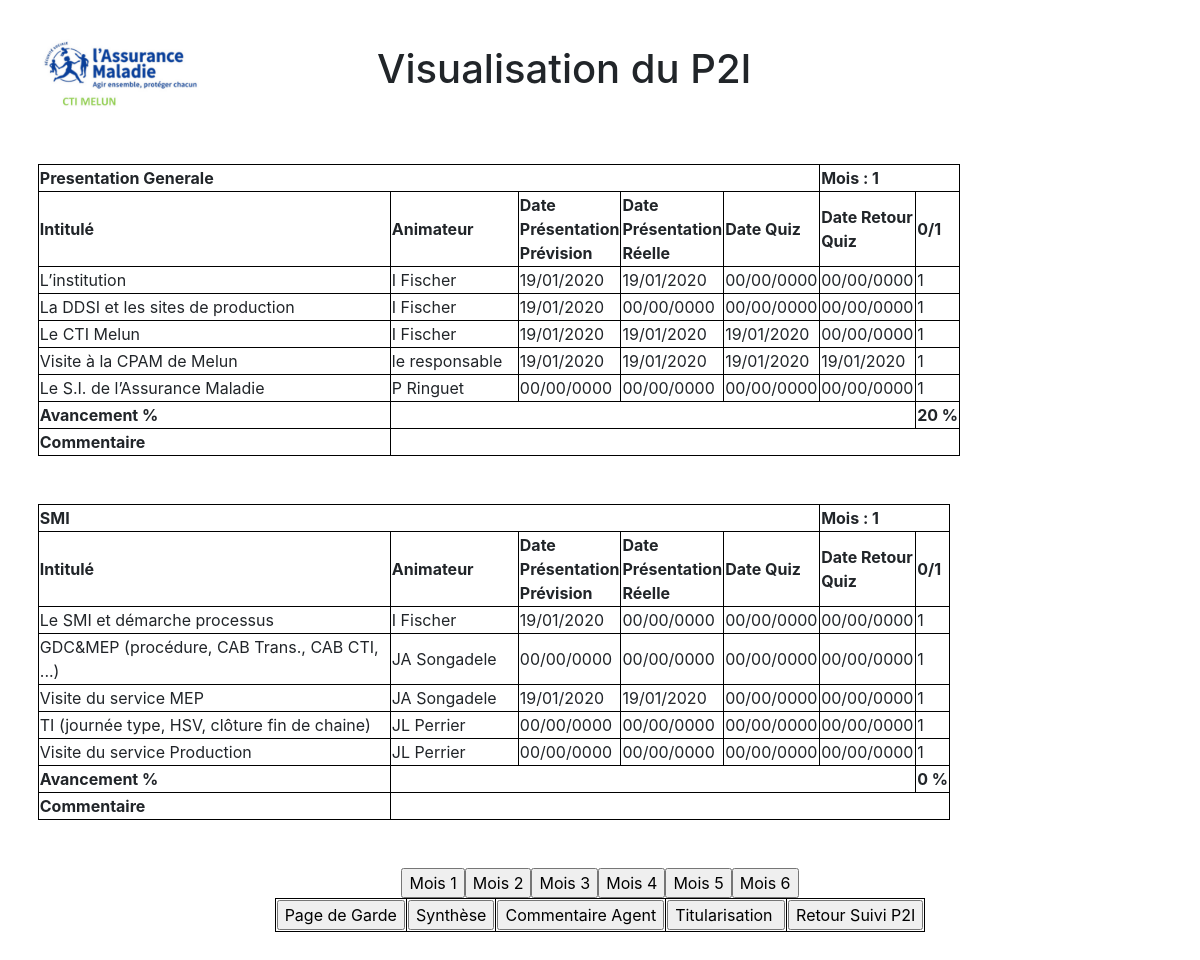
Screenshot of /visualisationP2I_Mois.php?numAgent=1111&mois=1 with the database file from the repository.
### tables this page shows
CREATE TABLE `P2I` (
  `id` int(11) NOT NULL,
  `numAgent` int(255) DEFAULT '0',
  `nom_canevas` varchar(255) DEFAULT NULL,
  `intitule` varchar(500) DEFAULT NULL,
  `animateur` varchar(255) DEFAULT NULL,
  `date_presentation_prevision` date DEFAULT NULL,
  `date_presentation_reelle` date DEFAULT NULL,
  `date_quiz` date DEFAULT NULL,
  `date_retour_quiz` date DEFAULT NULL,
  `commentaire` varchar(1000) DEFAULT NULL,
  `mois` int(10) DEFAULT NULL,
  `avancementCanevas` int(10) DEFAULT NULL,
  `tauxGlobal` int(10) DEFAULT NULL,
  `commentaireAgent` varchar(5000) DEFAULT NULL,
  `commentaireResponsable` varchar(5000) DEFAULT NULL,
  `commentaireAdjointDirecteur` varchar(5000) DEFAULT NULL,
  `commentaireDirecteur` varchar(5000) DEFAULT NULL
);

### fonction.php (called while the page is built, shortened)
<?php
require_once 'connexionBDD.php';
function DateConvertiseurAnglaisFrancais($date)
{
    $listeInfoDate = explode("-", $date);
    $dateFrancais = $listeInfoDate[2]."/".$listeInfoDate[1]."/".$listeInfoDate[0];
    return $dateFrancais;
}
function AfficheSuiviVoulu($numAgent)
{
    global $pdo;
    $query = 'SELECT * FROM suivi WHERE `numAgent`=:numAgent';
    $prep = $pdo->prepare($query);
    $prep->bindValue(':numAgent', $numAgent, PDO::PARAM_INT);
    $prep->execute();
    return $prep->fetchAll();
}
function AfficheLesNomsCanevas($numAgent)
{
    global $pdo;
    $query = 'SELECT DISTINCT nom_canevas FROM `P2I` WHERE numAgent = :numAgent';
    $prep = $pdo->prepare($query);
    $prep->bindValue(':numAgent', $numAgent, PDO::PARAM_INT);
    $prep->execute();
    return $prep->fetchAll();
}
function AfficheContenuCanevasVouluP2i($numAgent,$nomCanevas,$mois)
{
    global $pdo;
    $query = 'SELECT * FROM P2I WHERE `numAgent`=:numAgent AND nom_canevas=:nomCanevas AND mois=:mois';
    $prep = $pdo->prepare($query);
    $prep->bindValue(':numAgent', $numAgent, PDO::PARAM_INT);
    $prep->bindValue(':nomCanevas', $nomCanevas, PDO::PARAM_STR);
    $prep->bindValue(':mois', $mois, PDO::PARAM_INT);
    $prep->execute();
    return $prep->fetchAll();
}
function AfficheValeurPlusGrandMois($numAgent)
{
    global $pdo;
    $query = 'SELECT DISTINCT MAX(mois) AS moisMax FROM `P2I` WHERE numAgent = :numAgent';
    $prep = $pdo->prepare($query);
    $prep->bindValue(':numAgent', $numAgent, PDO::PARAM_INT);
    $prep->execute();
    return $prep->fetchAll();
}
?>

### visualisationP2I_Mois.php (the view, shortened to what this page needs)
<?php
require_once 'fonction.php';
$numAgent = $_REQUEST['numAgent'];
$mois = $_REQUEST['mois'];
$afficheNomCanevas = AfficheLesNomsCanevas($numAgent);
$suiviVoulu = AfficheSuiviVoulu($numAgent);
$nomsCanevasSelectionner= explode("|",$suiviVoulu[0]->noms_canevas);
$nbCanevas = count($nomsCanevasSelectionner);
$plusGrandMois = AfficheValeurPlusGrandMois($numAgent);
?>
<!DOCTYPE html>
<html>
  <head>
      <link rel="stylesheet" type="text/css" href="css/bootstrap-datepicker3.css">
      <link rel="stylesheet" href="bootstrap-4.4.1/css/bootstrap.css">
	  <link rel="stylesheet" href="css/style.css">
  </head>
<body>
  <table id="header">
        <tr>
            <td><img src="img/logo.png"></td>
            <td><h1>Visualisation du P2I</h1></td>
        </tr>
    </table>
    <?php for($i = 0; $i<$nbCanevas;$i++){
        $afficheCanevasP2i= AfficheContenuCanevasVouluP2i($numAgent,$afficheNomCanevas[$i]->nom_canevas,$mois);
    ?>
    <table class="contenuCanevas">
        <tr>
            <th colspan="5"><?php echo $afficheNomCanevas[$i]->nom_canevas; ?></th>
            <th colspan=2><?php echo "Mois : ".$mois; ?></th>
        </tr>
        <tr>
            <th class="Inti">Intitulé</th>
            <th class="Anim">Animateur</th>
            <th class="Date">Date Présentation Prévision</th>
            <th class="Date">Date Présentation Réelle</th>
            <th class="Date">Date Quiz</th>
            <th class="Date">Date Retour Quiz</th>
            <th>0/1</th>
        </tr>
        <?php
            $ListeBinaireCanevasComplet = [];
            $compteur = 0;
        ?>
        <?php foreach ($afficheCanevasP2i as $canevasP2I):?>
                <?php $nbItemCompleter = 0; ?>
                <tr>
                    <td><?php echo $canevasP2I->intitule; ?></td>
                    <td><?php if ($canevasP2I->animateur != "" ) { echo $canevasP2I->animateur; $nbItemCompleter++; }?></td>
                    <td><?php if ($canevasP2I->date_presentation_prevision != 0 ) { echo DateConvertiseurAnglaisFrancais($canevasP2I->date_presentation_prevision); $nbItemCompleter++; } ?></td>
                    <td><?php if ($canevasP2I->date_presentation_reelle != 0 ) { echo DateConvertiseurAnglaisFrancais($canevasP2I->date_presentation_reelle); $nbItemCompleter++; } ?></td>
                    <td><?php if ($canevasP2I->date_quiz != 0 ) { echo DateConvertiseurAnglaisFrancais($canevasP2I->date_quiz); $nbItemCompleter++; }?></td>
                    <td><?php if ($canevasP2I->date_retour_quiz != 0 ) { echo DateConvertiseurAnglaisFrancais($canevasP2I->date_retour_quiz); $nbItemCompleter++; } ?></td>
                    <?php if ($nbItemCompleter == 5){
                        $ListeBinaireCanevasComplet [] = 1;
                    }
                    else{
                        $ListeBinaireCanevasComplet [] = 0;
                    }
                    ?>
                    <td><?php echo $ListeBinaireCanevasComplet [$compteur]; $compteur++; ?></td>
                </tr>
        <?php endforeach;?>
                <tr>
                    <th>Avancement %</th>
                    <th colspan="5"></th>
                    <th><?php echo $afficheCanevasP2i[$i]->avancementCanevas.' %';?></th>
                </tr>
                <tr>
                    <th>Commentaire</th>
                    <td colspan="6"><?php echo $afficheCanevasP2i[$i]->commentaire ?></td>
                </tr>
    </table>
    <?php }?>
<center>
    <table>
        <tr>
            <td><input type="button" onclick="window.location.href = 'visualisationP2I_PageGarde.php?numAgent=<?php echo $numAgent; ?>';" value="Page de Garde"></input></td>
            <td><input type="button" onclick="window.location.href = 'visualisationP2I_Sythese.php?numAgent=<?php echo $numAgent; ?>';" value="Synthèse"></input></td>
            <?php for ($i=1; $i<=$plusGrandMois[0]->moisMax ; $i++){
                ?><input type ="button" onclick="window.location.href = 'visualisationP2I_Mois.php?numAgent=<?php echo $numAgent.'&mois='.$i; ?>';" value="Mois <?php echo $i; ?>"></input><?php
            }?>
            <td><input type="button" onclick="window.location.href = 'visualisationP2I_Commentaire.php?numAgent=<?php echo $numAgent; ?>';" value="Commentaire Agent"></input></td>
            <td><input type="button" onclick="window.location.href = 'visualisationP2I_Titularisation.php?numAgent=<?php echo $numAgent; ?>';" value="Titularisation "></input></td>
            <td><input type="button" onclick="window.location.href = 'suiviP2I.php?numAgent=<?php echo $numAgent; ?>';" value="Retour Suivi P2I"></input></td>
        </tr>
    </table>
</center>
</body>
</html>

### visualisationP2I_Mois.php (style rules this page uses)
body { margin-left: 0.39370078740157in; margin-right: 0.39370078740157in; margin-top: 0.31496062992126in; margin-bottom: 0.23622047244094in; }
table,td,th { border: 1px solid black; }
#header { width : 100%; border: none; }
#header tr td { border: none; }
img { width: 10em; }
table { margin-bottom:3em; }
.Date { width: 6em; }
.Anim { width: 8em; }
.Inti { width: 22em; }

### rows the page displays
p2i: nom_canevas "Presentation Generale", intitule "L’institution", animateur "I Fischer", date_presentation_prevision "19/01/2020", date_presentation_reelle "19/01/2020", date_quiz "00/00/0000", date_retour_quiz "00/00/0000", compteur "1", avancementCanevas "20"
p2i: intitule "La DDSI et les sites de production", animateur "I Fischer", date_presentation_prevision "19/01/2020", date_presentation_reelle "00/00/0000", date_quiz "00/00/0000", date_retour_quiz "00/00/0000", compteur "1"
p2i: intitule "Le CTI Melun", animateur "I Fischer", date_presentation_prevision "19/01/2020", date_presentation_reelle "19/01/2020", date_quiz "19/01/2020", date_retour_quiz "00/00/0000", compteur "1"
p2i: intitule "Visite à la CPAM de Melun", animateur "le responsable", date_presentation_prevision "19/01/2020", date_presentation_reelle "19/01/2020", date_quiz "19/01/2020", date_retour_quiz "19/01/2020", compteur "1"
p2i: intitule "Le S.I. de l’Assurance Maladie", animateur "P Ringuet", date_presentation_prevision "00/00/0000", date_presentation_reelle "00/00/0000", date_quiz "00/00/0000", date_retour_quiz "00/00/0000", compteur "1"
p2i: nom_canevas "SMI", intitule "GDC&MEP (procédure, CAB Trans., CAB CTI, ...)", animateur "JA Songadele", date_presentation_prevision "00/00/0000", date_presentation_reelle "00/00/0000", date_quiz "00/00/0000", date_retour_quiz "00/00/0000", compteur "1", avancementCanevas "0"
p2i: intitule "Le SMI et démarche processus", animateur "I Fischer", date_presentation_prevision "19/01/2020", date_presentation_reelle "00/00/0000", date_quiz "00/00/0000", date_retour_quiz "00/00/0000", compteur "1"
p2i: intitule "Visite du service MEP", animateur "JA Songadele", date_presentation_prevision "19/01/2020", date_presentation_reelle "19/01/2020", date_quiz "00/00/0000", date_retour_quiz "00/00/0000", compteur "1"
p2i: intitule "TI (journée type, HSV, clôture fin de chaine)", animateur "JL Perrier", date_presentation_prevision "00/00/0000", date_presentation_reelle "00/00/0000", date_quiz "00/00/0000", date_retour_quiz "00/00/0000", compteur "1"
p2i: intitule "Visite du service Production", animateur "JL Perrier", date_presentation_prevision "00/00/0000", date_presentation_reelle "00/00/0000", date_quiz "00/00/0000", date_retour_quiz "00/00/0000", compteur "1"
